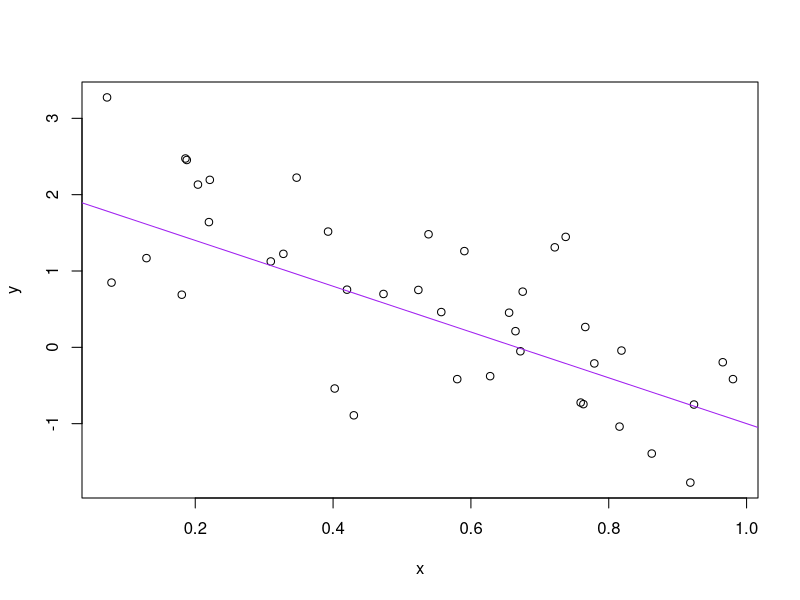

The R source for this figure:
## ---- chunk 1
my_object <- 5*10
my_object
## ---- chunk 2
this_is_a_really_long_name <- 2.5
## ---- chunk 3
seq(1, 10)
## ---- chunk 4
seq(from = 1, to = 10, by = 2)
## ---- chunk 5
y <- seq(1, 10)
y
## ---- chunk 6
(y <- seq(1, 10))
## ---- chunk 7
date()
## ---- chunk 8
objects()
ls()
## ---- chunk 9
rm(y)
## ---- chunk 10
rm(list = ls())
## ---- chunk 11
20 == 10*2
"hello" == "goodbye"
## ---- chunk 12
(5 > 2) & (6 >= 10)
(5 > 2) | (6 >= 10)
## ---- chunk 13
c(1, 1, 2, 3, 1) == 1
## ---- chunk 14
site <- c('a', 'b', 'c', 'd')
state <- c('FL', 'FL', 'GA', 'AL')
## ---- chunk 15
state == 'FL'
## ---- chunk 16
site[state == 'FL']
## ---- chunk 17
site[c(TRUE, TRUE, FALSE, FALSE)]
## ---- chunk 18
x <- 6
if (x > 5) {
  x <- x^2
}
x
## ---- chunk 19
x <- 4
if (x > 5) {
  x <- x^2
}
x
## ---- chunk 20
veg_type <- "tree"
volume <- 16.08
if (veg_type == "tree") {
  mass <- 2.65 * volume^0.9
}
mass
## ---- chunk 21
veg_type <- "grass"
volume <- 16.08
if (veg_type == "tree") {
  mass <- 2.65 * volume^0.9
} else if (veg_type == "grass") {
  mass <- 0.65 * volume^1.2
}
mass
## ---- chunk 22
veg_type <- "shrub"
volume <- 16.08
if (veg_type == "tree") {
  mass <- 2.65 * volume^0.9
} else if (veg_type == "grass") {
  mass <- 0.65 * volume^1.2
} else {
  mass <- NA
}
mass
## ---- chunk 23
x <- 5
if (x > 2) {
  x * 2
}
if (x > 4) {
  x * 4
}
## ---- chunk 24
x <- 5
if (x > 2) {
  x * 2
} else if (x > 4) {
  x * 4
}
## ---- chunk 25
a <- 2
b <- -3
sig_sq <- 0.5
x <- runif(40)
y <- a + b*x + rnorm(40, sd = sqrt(sig_sq))
(avg_x <- mean(x))
plot(x, y)
abline(a, b, col = "purple")
